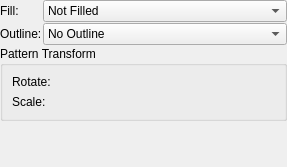
<?xml version="1.0" encoding="UTF-8"?>
<ui version="4.0">
 <author>
    SPDX-FileCopyrightText: none
    SPDX-License-Identifier: GPL-3.0-or-later
  </author>
 <class>WdgGeometryOptions</class>
 <widget class="QWidget" name="WdgGeometryOptions">
  <property name="geometry">
   <rect>
    <x>0</x>
    <y>0</y>
    <width>287</width>
    <height>167</height>
   </rect>
  </property>
  <property name="windowTitle">
   <string>Geometry Options</string>
  </property>
  <layout class="QFormLayout">
   <property name="labelAlignment">
    <set>Qt::AlignLeading|Qt::AlignLeft|Qt::AlignVCenter</set>
   </property>
   <property name="horizontalSpacing">
    <number>1</number>
   </property>
   <property name="verticalSpacing">
    <number>1</number>
   </property>
   <property name="leftMargin">
    <number>0</number>
   </property>
   <property name="topMargin">
    <number>0</number>
   </property>
   <property name="rightMargin">
    <number>0</number>
   </property>
   <property name="bottomMargin">
    <number>0</number>
   </property>
   <item row="1" column="0">
    <widget class="QLabel" name="textLabelFill">
     <property name="text">
      <string>Fill:</string>
     </property>
    </widget>
   </item>
   <item row="1" column="1">
    <widget class="QComboBox" name="cmbFill">
     <property name="sizePolicy">
      <sizepolicy hsizetype="Expanding" vsizetype="Fixed">
       <horstretch>0</horstretch>
       <verstretch>0</verstretch>
      </sizepolicy>
     </property>
     <item>
      <property name="text">
       <string>Not Filled</string>
      </property>
     </item>
     <item>
      <property name="text">
       <string>Foreground Color</string>
      </property>
     </item>
     <item>
      <property name="text">
       <string>Background Color</string>
      </property>
     </item>
     <item>
      <property name="text">
       <string>Pattern</string>
      </property>
     </item>
    </widget>
   </item>
   <item row="2" column="0">
    <widget class="QLabel" name="textLabelOutline">
     <property name="text">
      <string>Outline:</string>
     </property>
    </widget>
   </item>
   <item row="2" column="1">
    <widget class="QComboBox" name="cmbOutline">
     <property name="sizePolicy">
      <sizepolicy hsizetype="Expanding" vsizetype="Fixed">
       <horstretch>0</horstretch>
       <verstretch>0</verstretch>
      </sizepolicy>
     </property>
     <item>
      <property name="text">
       <string comment="Label of the option to not draw outline in Geometry Options">No Outline</string>
      </property>
     </item>
     <item>
      <property name="text">
       <string>Brush</string>
      </property>
     </item>
     <item>
      <property name="text">
       <string>Brush (Background Color)</string>
      </property>
     </item>
    </widget>
   </item>
   <item row="3" column="0" colspan="2">
    <widget class="QGroupBox" name="gbPatternTransform">
     <property name="title">
      <string>Pattern Transform</string>
     </property>
     <layout class="QFormLayout" name="formLayout">
      <item row="0" column="0">
       <widget class="QLabel" name="label">
        <property name="text">
         <string>Rotate:</string>
        </property>
       </widget>
      </item>
      <item row="1" column="0">
       <widget class="QLabel" name="label_2">
        <property name="text">
         <string>Scale:</string>
        </property>
       </widget>
      </item>
      <item row="0" column="1">
       <widget class="KisAngleSelector" name="angleSelectorRotation" native="true"/>
      </item>
      <item row="1" column="1">
       <widget class="KisDoubleSliderSpinBox" name="sldScale" native="true"/>
      </item>
     </layout>
    </widget>
   </item>
  </layout>
 </widget>
 <customwidgets>
  <customwidget>
   <class>KisDoubleSliderSpinBox</class>
   <extends>QWidget</extends>
   <header location="global">kis_slider_spin_box.h</header>
   <container>1</container>
  </customwidget>
  <customwidget>
   <class>KisAngleSelector</class>
   <extends>QWidget</extends>
   <header location="global">KisAngleSelector.h</header>
   <container>1</container>
  </customwidget>
 </customwidgets>
 <resources/>
 <connections/>
</ui>
